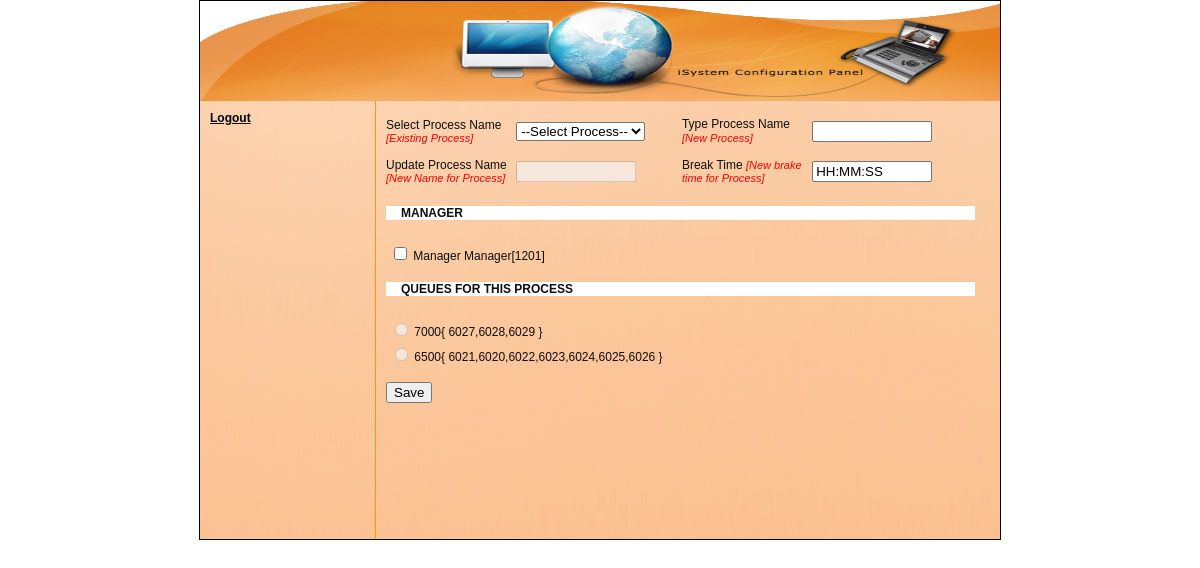
The app's page /home.php?page=process (signed in) with its own data.
### tables this page shows
CREATE TABLE `userData` (
  `empId` bigint(4) NOT NULL,
  `secret` int(4) NOT NULL,
  `firstname` varchar(120) NOT NULL,
  `lastname` varchar(120) NOT NULL,
  `doj` date NOT NULL,
  `email` varchar(200) NOT NULL,
  `phone` int(12) NOT NULL,
  `designation` varchar(255) NOT NULL,
  `SID` varchar(255) NOT NULL,
  PRIMARY KEY  (`empId`)
);

CREATE TABLE `queues` (
  `queueName` mediumint(4) NOT NULL,
  `members` longtext NOT NULL,
  `processId` mediumtext NOT NULL,
  PRIMARY KEY  (`queueName`)
);

### process.php (the view, shortened to what this page needs)
<?php
	require_once("connection.php");
	$hierarchyResult = mysql_query("SELECT *FROM hierarchy ORDER BY level",$connection) or die(mysql_error());
	while($hierarchy = mysql_fetch_row($hierarchyResult))
	{
		$hierarchyNameArr[] = $hierarchy[1];
		$hierarchyArr[] = $hierarchy[2];
	}
?>
<html>
<body onload="show();">
<form method="POST" name="frmProcess" action="processProcess.php" onsubmit="return validate();">
<table width="98%" cellpadding="0" cellspacing="0">
<tr>
	<td width="22%" align="left">Select Process Name&nbsp;&nbsp;<br><i>[Existing Process]&nbsp;&nbsp;</i></td>
	<td width="28%" align="left">
		<select name="processName" id="processName" onchange="changeProcess()">
		<option value="-1">--Select Process--</option>
		<?php
			$processResult = mysql_query("SELECT *FROM process ORDER BY processId",$connection);
			while($process = mysql_fetch_row($processResult))
			{
				if($_REQUEST['pid']==$process[0])
				{
					$hierarchyGroup = explode(",",$process[2]);
					$disabledStatus = '';
					$startDate = $process[3];
					$endDate = $process[4];
					$brakeTime =  strTime($process[5]);
					$teamArr = explode(",",$process[6]);
					$queueAgents = mysql_query("SELECT members FROM queues WHERE queueName!='$process[7]'");
					while($ags = mysql_fetch_row($queueAgents))
					{
						$agents .= $ags[0].",";
					}
				}
				else
				{
					$hierarchyGroup[] = '';
					$disabledStatus = 'disabled';
				}
				if($_REQUEST['pid']!=""){
					$disabledStatus = '';
				}else {
					$disabledStatus = 'disabled';
				}
			}
		?>
		</select>
	</td>
	<td width="22%" align="left" height="40">Type Process Name&nbsp;&nbsp;<br><i>[New Process]</i>&nbsp;&nbsp;</td>
	<td width="28%" align="left"><input type="text" name="newProcessName" id="newProcessName" <?php echo $disabledStatus;?>  style="width:120px;" /></td>
</tr>
<tr>
	<td width="22%" align="left" height="40">Update Process Name&nbsp;&nbsp;<br><i>[New Name for Process]&nbsp;&nbsp;</i></td>
	<td width="28%" align="left"><input type="text" name="changedName" style="width:120px;" id="changedName" <?php echo $disabledStatus;?> /></td>
	<td width="22%" align="left">Break Time <i>[New brake time for Process]&nbsp;&nbsp;</i></td>
	<td width="28%" align="left"><input type="text" name="brakeTime" style="width:120px;" id="brakeTime" onblur="show();" onclick="hide();" value="<?php echo $brakeTime;?>" /></td>
</tr>
<tr>
	<td colspan="4">
	<?php
		for($i=0;$i<(count($hierarchyArr)-1);$i++)
		{
			$k=1;
			echo "<div style='width:97%;background:#fff;margin-top:15px;font-weight:bold;padding-left:15px;'>".str_replace("~"," ",$hierarchyNameArr[$i])."</div>";
			$employeesResult = mysql_query("SELECT firstname,lastname,empId FROM userData WHERE designation='$hierarchyNameArr[$i]'",$connection);
			echo "<table width='100%' cellpadding='2' cellspacing='2'>";
			echo "<tr><td width='33%'>&nbsp;</td><td width='33%'>&nbsp;</td><td width='33%'>&nbsp;</td></tr><tr>";
			while($employees = mysql_fetch_row($employeesResult))
			{
				if($_REQUEST['pid']!='')
				{
					if(in_array($employees[2],$hierarchyGroup) )
					{
						echo "<td><input type='checkbox' name='chk$hierarchyArr[$i][]' value='$employees[2]' checked />&nbsp;$employees[0] $employees[1][$employees[2]]</td>";
					}
					else
					{
							echo "<td><input type='checkbox' name='chk$hierarchyArr[$i][]' value='$employees[2]' />&nbsp;$employees[0] $employees[1][$employees[2]]</td>";
					}
					if($k%3 == 0)
						echo "</tr><tr>";
					$k++;
				}
				else
				{
					echo "<td><input type='checkbox' name='chk$hierarchyArr[$i][]' value='$employees[2]' />&nbsp;$employees[0] $employees[1][$employees[2]]</td>";
					$k++;
				}
			}
			echo "</tr>";
			echo "</table>";
		}
	?>
	</td>
</tr>
<tr>
	<td colspan="4">
	<?php
		echo "<div style='width:97%;background:#fff;margin-top:15px;font-weight:bold;padding-left:15px;'>QUEUES FOR THIS PROCESS</div>";
		$queuesResult = mysql_query("SELECT queueName,members from queues",$connection);
		$selectedQueuesResult = mysql_query("SELECT queueName FROM process WHERE processId = '".$_REQUEST['pid']."'",$connection);
		$filledQueuesResult = mysql_query("SELECT queueName FROM process WHERE processId != '".$_REQUEST['pid']."'",$connection);
		while($filledQueues = mysql_fetch_row($filledQueuesResult))
		{
			$filledQueuesArr[] = $filledQueues[0];
		}
		$selectedQueuesResultSet = @mysql_fetch_row($selectedQueuesResult);
		$teamArr = @explode(",",$selectedQueuesResultSet[0]);
		echo "<table width='100%' cellpadding='2' cellspacing='2'>";
		echo "<tr><td width='33%'>&nbsp;</td><td width='33%'>&nbsp;</td><td width='33%'>&nbsp;</td></tr>";
		while(@$team = mysql_fetch_row($queuesResult))
		{
			if(is_array($teamArr))
			{
				if(in_array($team[0],$teamArr))
				{
					echo "<tr><td colspan='3'><input type='radio' checked name='team' value='$team[0]-$team[1]' />&nbsp;$team[0] { $team[1] }</td></tr>";
				}
				else if(in_array($team[0],$filledQueuesArr))
					echo "<tr><td colspan='3'><input type='radio' name='team' disabled value='$team[0]-$team[1]' />&nbsp;$team[0]{ $team[1] }</td></tr>";
				else
					echo "<tr><td colspan='3'><input type='radio' name='team' value='$team[0]-$team[1]' />&nbsp;$team[0]{ $team[1] }</td></tr>";
			}
		}
		echo "</table>";
	?>
	</td>
</tr>
<tr><td colspan="4">&nbsp;</td></tr>
<tr>
	<td colspan="4"><input type="submit"  name="submit" value="Save" /></td>
</tr>
</table>
</form>
</body>
</html>

### home.php (style rules this page uses)
body,table { font-family:Arial; font-size:12px; color:#0f0f0f; padding-top:0px; margin-top:0px; }
i { font-size:11px; color:#ff0000; }

### records on screen
userdata: firstname "Manager", lastname "Manager", empId "1201"
queues: queueName "7000", members "6027,6028,6029"
queues: queueName "6500", members "6021,6020,6022,6023,6024,6025,6026"

### other values on screen
$moduleNameArr[$i] "Logout"
str_replace("~"," ",$hierarchyNameArr[$i]) "MANAGER"
